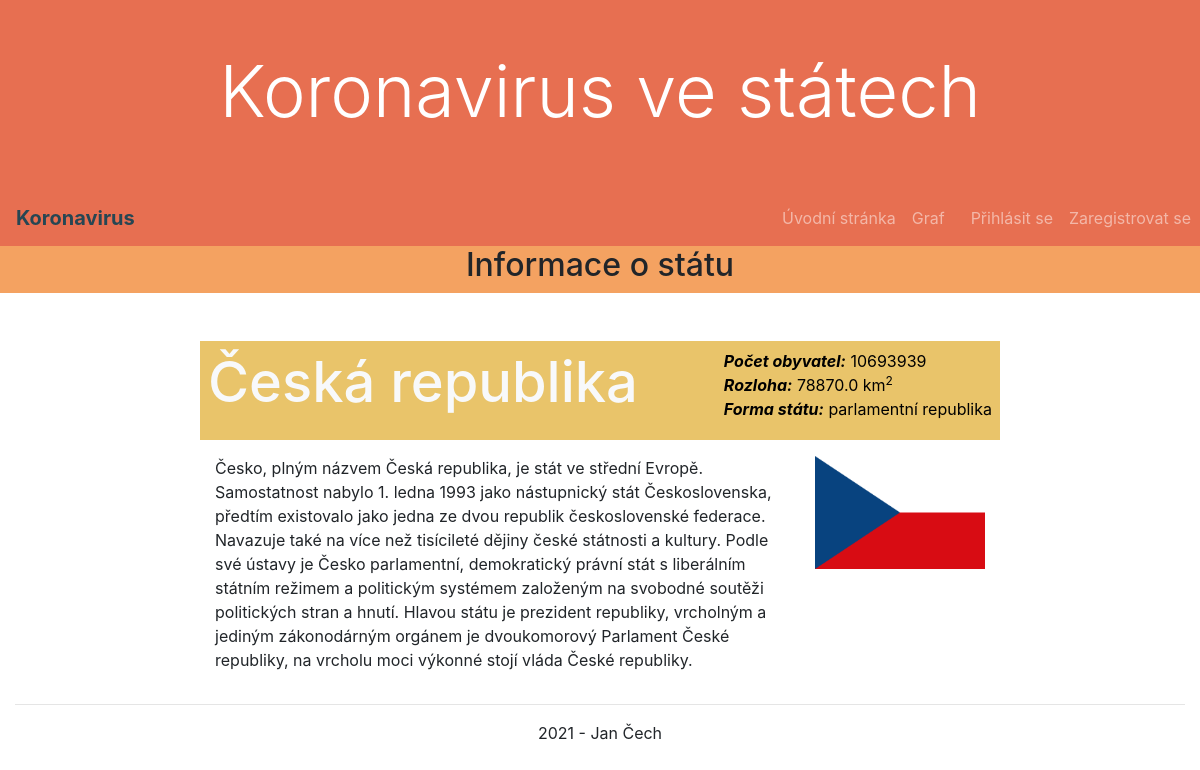
/koronavirus/staty/1/, run on an earlier commit of the app's database.
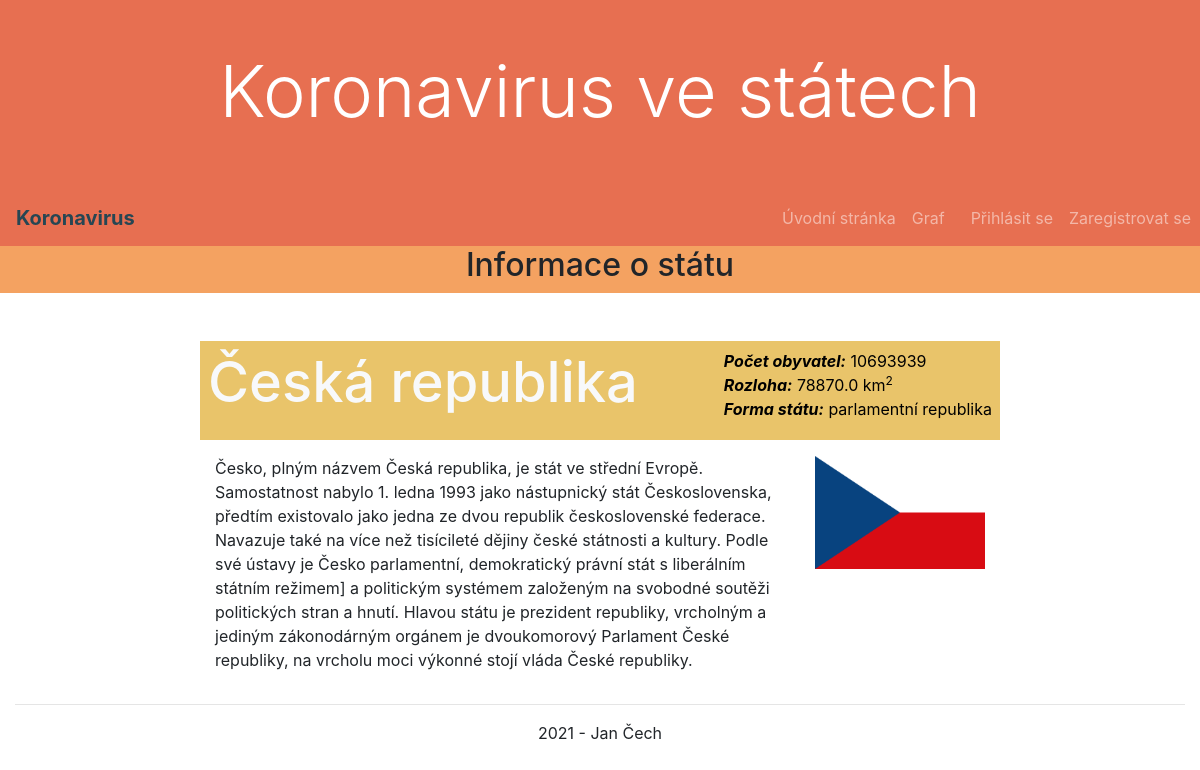
And on a later commit of the database.
### koronavirus/models.py (models this page shows, shortened)
class Stat(models.Model):
    nazev_statu = models.CharField(max_length=100, unique=True, verbose_name="Stát")
    zkratka_statu = models.CharField(max_length=10, verbose_name="Zkratka státu")
    vlajka = models.ImageField(upload_to=image_path, blank=True, null=True, verbose_name="Vlajka státu")
    forma_statu = models.CharField(max_length=100, verbose_name="Forma státu", null=True,
                                   blank=True)
    pocet_obyvatel = models.IntegerField(verbose_name="Počet obyvatel", null=True, blank=True,
                                         validators=[MinValueValidator(1)])
    rozloha = models.FloatField(verbose_name="Rozloha v km čtverečních", null=True, blank=True,
                                validators=[MinValueValidator(0.1)])
    text = models.TextField(verbose_name="O státu", null=True, blank=True)
    nakazeni = models.ManyToManyField(Nakazeni, verbose_name="Zadej nakažené")
    naockovani = models.ManyToManyField(Naockovani, verbose_name="Zadej naočkované")
    class Meta:
        ordering = ["nazev_statu"]

### koronavirus/views.py (the view)
# urls.py: path('staty/<int:pk>/', views.StatDetailView.as_view(), name='stat_detail'),
class StatDetailView(DetailView):
    model = Stat
    context_object_name = 'stat_detail'   # your own name for the list as a template variable
    template_name = 'stat/detail.html'  # Specify your own template name/location

### koronavirus/context_processors.py (called while the page is built)
def stat(request):
    return {'genres': Stat.objects.all()}

### koronavirus/templates/stat/detail.html (shortened to what this page needs)
{% extends "base.html" %}
{% block css %}
    <link rel="stylesheet" type="text/css" href="../../../static/css/style.css" media="screen" />
{% endblock %}
{% block content %}
<div class="row mb-3">
    <div class="col-sm-12 bg-orange">
        <h2 class="display-5 text-center">Informace o státu</h2>
    </div>
</div>
<div class="row mt-5 mb-3">
    <div class="col-lg-2"></div>
    <div class="col-lg-8 mb-3">
        <div class="bg-yellow text-light p-2 mb-3 row">
            <h2 class="display-4 mb-3" style="font-weight: 500; align-self: flex-end;">{{ stat_detail.nazev_statu }}</h2>
            <div style="margin-left: auto; color: black">
                <b><em>Počet obyvatel:</em></b> {{ stat_detail.pocet_obyvatel }}
                <br> <b><em>Rozloha:</em></b> {{ stat_detail.rozloha }} km<sup>2</sup>
                <br> <b><em>Forma státu:</em></b> {{ stat_detail.forma_statu }}
            </div>
        </div>
        <div class="row">
            <div class="col-md-9">{{ stat_detail.text }}</div>
            {% if stat_detail.vlajka %}
                <div class="col-md-3">
                    <img src="{{ stat_detail.vlajka.url }}" class="img-fluid" alt="Vlajka státu">
                </div>
                {% else %}
                <p class="alert alert-info" style="left: 20px; height: 50px">Vlajka není nahraná do databáze</p>
            {% endif %}
        </div>
    </div>
    <div class="col-lg-2"></div>
</div>
{% endblock %}

What changed in the data, as far as the page shows it:
changed Stat "Česká republika": text "…stát s liberálním státním režimem a politickým systémem založeným…" → "…stát s liberálním státním režimem] a politickým systémem založeným…"
